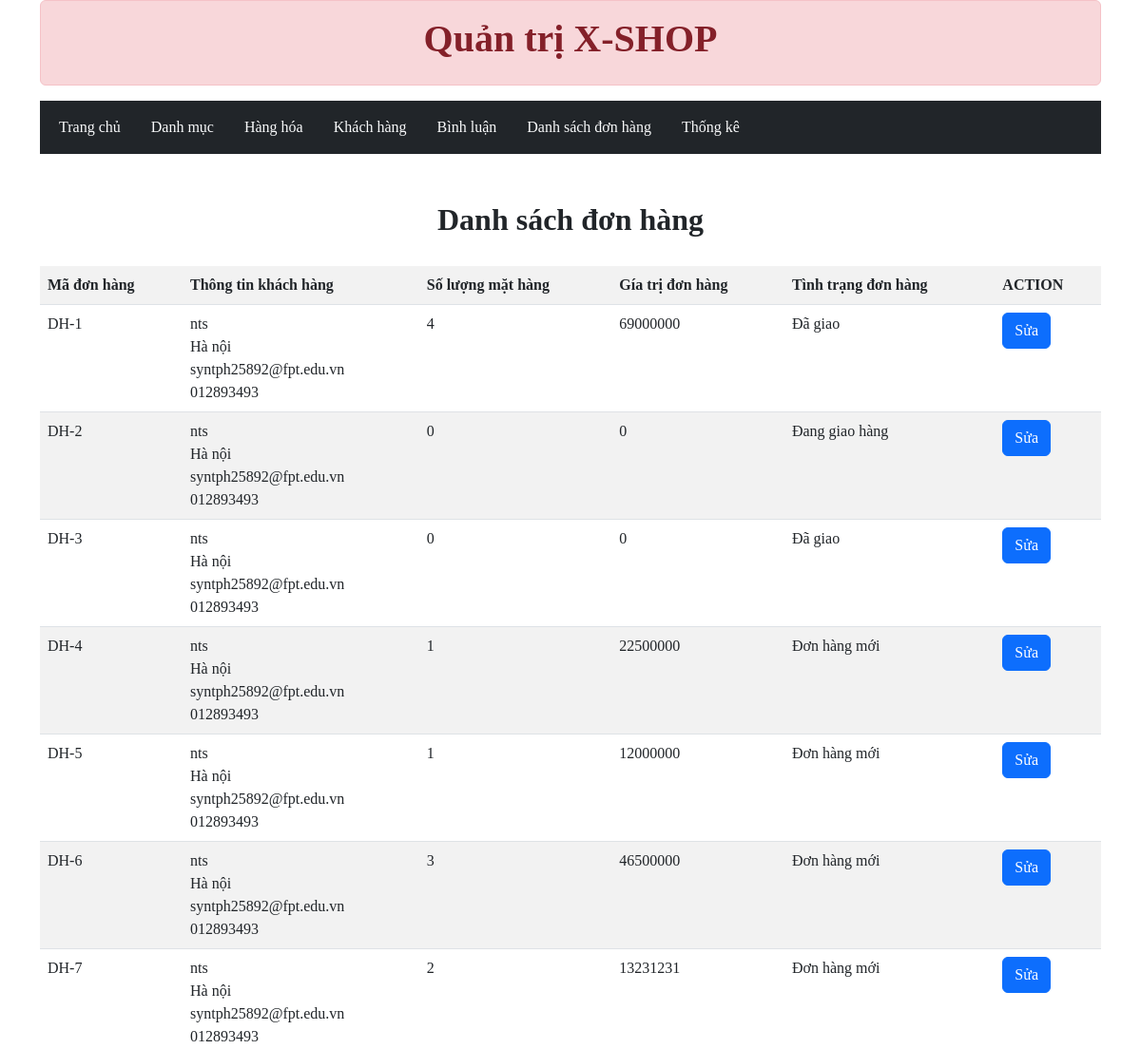
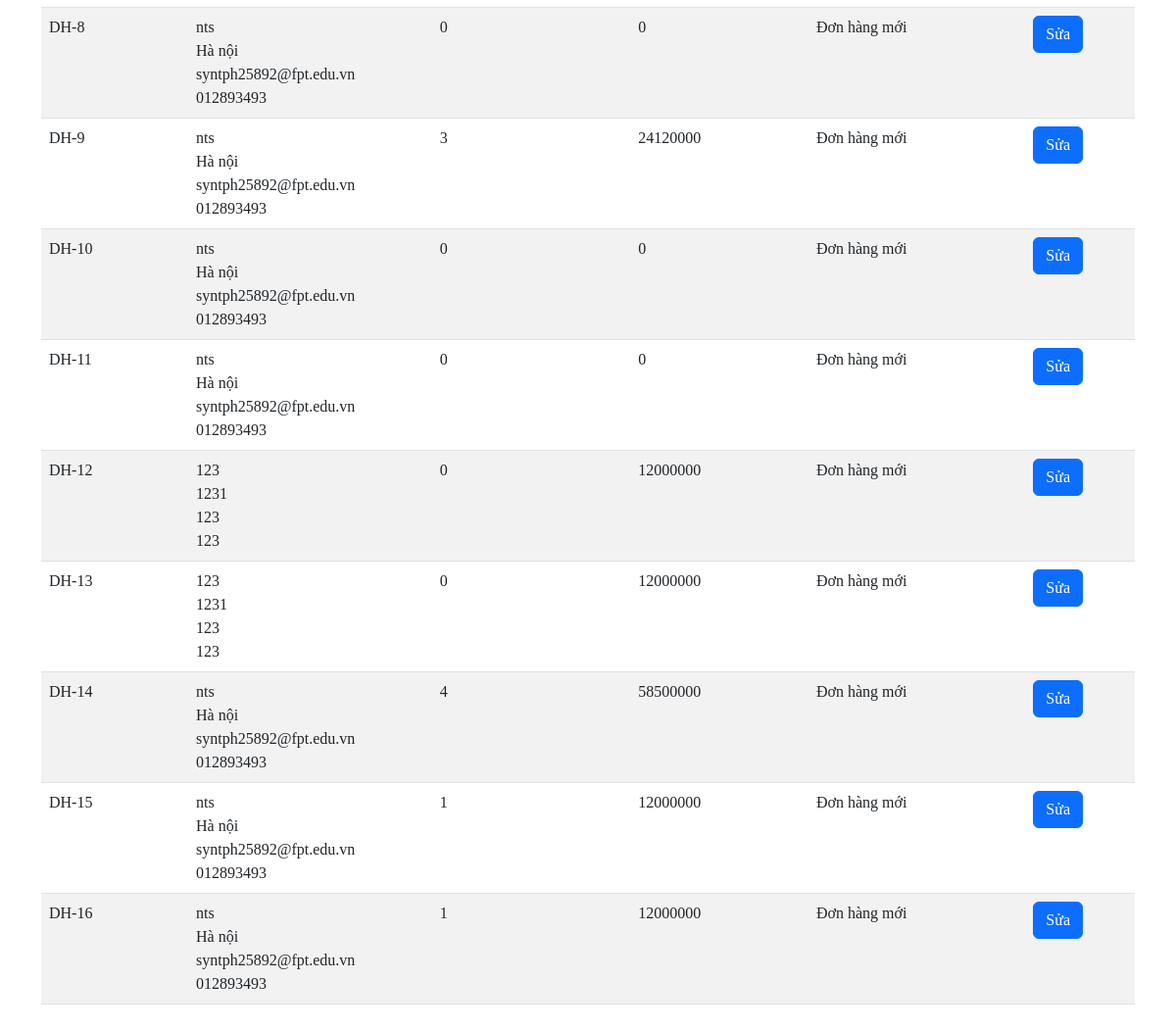
/admin/index.php?act=listbill, run on the app's committed database (2 pictures, top to bottom).
### tables this page shows
CREATE TABLE `bill` (
  `id` int(11) NOT NULL,
  `id_kh` int(11) NOT NULL,
  `bill_name` varchar(255) NOT NULL,
  `bill_address` varchar(255) NOT NULL,
  `bill_phone` varchar(11) NOT NULL,
  `bill_email` varchar(50) NOT NULL,
  `bill_pttt` varchar(255) NOT NULL COMMENT '1.Thanh toán trực tiếp  2.Chuyển khoản     3.Thanh toán online',
  `ngaydathang` date NOT NULL DEFAULT current_timestamp(),
  `tonghang` int(20) NOT NULL,
  `bill_status` tinyint(1) NOT NULL DEFAULT 0 COMMENT '0.Đơn hàng mới\r\n1.Đang xử lý\r\n2.Đang giao hang·\r\n3.Đã giao hàng',
  `receive_name` varchar(255) NOT NULL,
  `receive_address` varchar(255) NOT NULL,
  `receive_phone` varchar(50) NOT NULL
);

### model/pdo.php (called while the page is built, shortened)
<?php
function pdo_get_connection(){
    $dburl = "mysql:host=localhost;dbname=x_shop;charset=utf8";
    $username = 'root';
    $password = '';
    $conn = new PDO($dburl, $username, $password);
    $conn->setAttribute(PDO::ATTR_ERRMODE, PDO::ERRMODE_EXCEPTION);
    return $conn;
}
function pdo_query($sql){
    $sql_args = array_slice(func_get_args(), 1);
    try{
        $conn = pdo_get_connection();
        $stmt = $conn->prepare($sql);
        $stmt->execute($sql_args);
        $rows = $stmt->fetchAll();
        return $rows;
    }
    catch(PDOException $e){
        throw $e;
    }
    finally{
        unset($conn);
    }
}

### model/cart.php (called while the page is built, shortened)
<?php
function loadallcart_count($idbill){
    $sql = "select*from cart where id_bill=$idbill";
    $bill = pdo_query($sql);
    return count($bill);
}
function loadallbilladmin(){
    $sql = "select*from bill ";
    $bill = pdo_query($sql);
    return $bill;
}
function get_ttdh($a){
    switch ($a) {
        case '0':
            $tt = "Đơn hàng mới";
            break;
        case '2':
            $tt = "Đang giao hàng";
            break;
        case '3':
            $tt = "Đã giao";
            break;
    }
    return $tt;
}
?>

### admin/listbill/listbill.php (the view)
<div class="dsdm">
        <div class="tieudeds">
            <h2>Danh sách đơn hàng</h2>
        </div>
        <div class="bangds">
            <table class="table table-striped">
                    <tr>
                        <th>Mã đơn hàng</th>
                        <th>Thông tin khách hàng</th>
                        <th>Số lượng mặt hàng</th>
                        <th>Gía trị đơn hàng</th>
                        <th>Tình trạng đơn hàng</th>
                        <th>ACTION</th>
                    </tr>
                    <?php foreach($listbill as $bill) :?>
                        <tr>
                            <td>DH-<?= $bill['id']?></td>
                            <td><?= $bill['bill_name']?> <br>
                                <?= $bill['bill_address']?> <br>
                                <?= $bill['bill_email']?> <br>
                                <?= $bill['bill_phone']?>
                            </td>
                            <td><?= loadallcart_count($bill['id'])?></td>
                            <td><?= $bill['tonghang']?></td>
                            <td><?= get_ttdh($bill['bill_status']) ?></td>
                            <td>
                                <a href="index.php?act=editbill&id=<?= $bill['id']?>"><button class="btn btn-primary">Sửa</button></a>
                            </td>
                        </tr>
                    <?php endforeach ?>
            </table>
        </div>
</div>

### view/css/style.css (style rules this page uses)
.dsdm .tieudeds { text-align: center; margin-bottom: 30px; }
.dsdm .tieudeds h2 { font-weight: bold; }

### data on the page
bill: id "1", bill_name "nts", bill_address "Hà nội", bill_email "syntph25892@fpt.edu.vn", bill_phone "012893493", id "4", tonghang "69000000", bill_status "Đã giao"
bill: id "2", bill_name "nts", bill_address "Hà nội", bill_email "syntph25892@fpt.edu.vn", bill_phone "012893493", id "0", tonghang "0", bill_status "Đang giao hàng"
bill: id "3", bill_name "nts", bill_address "Hà nội", bill_email "syntph25892@fpt.edu.vn", bill_phone "012893493", id "0", tonghang "0", bill_status "Đã giao"
bill: id "4", bill_name "nts", bill_address "Hà nội", bill_email "syntph25892@fpt.edu.vn", bill_phone "012893493", id "1", tonghang "22500000", bill_status "Đơn hàng mới"
bill: id "5", bill_name "nts", bill_address "Hà nội", bill_email "syntph25892@fpt.edu.vn", bill_phone "012893493", id "1", tonghang "12000000", bill_status "Đơn hàng mới"
bill: id "6", bill_name "nts", bill_address "Hà nội", bill_email "syntph25892@fpt.edu.vn", bill_phone "012893493", id "3", tonghang "46500000", bill_status "Đơn hàng mới"
bill: id "7", bill_name "nts", bill_address "Hà nội", bill_email "syntph25892@fpt.edu.vn", bill_phone "012893493", id "2", tonghang "13231231", bill_status "Đơn hàng mới"
bill: id "8", bill_name "nts", bill_address "Hà nội", bill_email "syntph25892@fpt.edu.vn", bill_phone "012893493", id "0", tonghang "0", bill_status "Đơn hàng mới"
bill: id "9", bill_name "nts", bill_address "Hà nội", bill_email "syntph25892@fpt.edu.vn", bill_phone "012893493", id "3", tonghang "24120000", bill_status "Đơn hàng mới"
bill: id "10", bill_name "nts", bill_address "Hà nội", bill_email "syntph25892@fpt.edu.vn", bill_phone "012893493", id "0", tonghang "0", bill_status "Đơn hàng mới"
bill: id "11", bill_name "nts", bill_address "Hà nội", bill_email "syntph25892@fpt.edu.vn", bill_phone "012893493", id "0", tonghang "0", bill_status "Đơn hàng mới"
bill: id "12", bill_name "123", bill_address "1231", bill_email "123", bill_phone "123", id "0", tonghang "12000000", bill_status "Đơn hàng mới"
bill: id "13", bill_name "123", bill_address "1231", bill_email "123", bill_phone "123", id "0", tonghang "12000000", bill_status "Đơn hàng mới"
bill: id "14", bill_name "nts", bill_address "Hà nội", bill_email "syntph25892@fpt.edu.vn", bill_phone "012893493", id "4", tonghang "58500000", bill_status "Đơn hàng mới"
bill: id "15", bill_name "nts", bill_address "Hà nội", bill_email "syntph25892@fpt.edu.vn", bill_phone "012893493", id "1", tonghang "12000000", bill_status "Đơn hàng mới"
bill: id "16", bill_name "nts", bill_address "Hà nội", bill_email "syntph25892@fpt.edu.vn", bill_phone "012893493", id "1", tonghang "12000000", bill_status "Đơn hàng mới"
